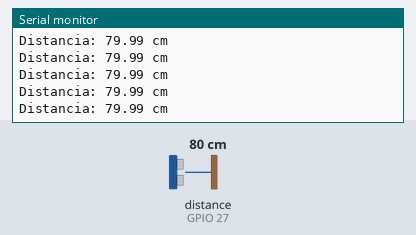
Recording of a sketch running on a simulated ESP32. Shown: the last lines printed to the serial monitor. Wiring (inferred from the names in the program): ultrasonic range finder: trigger GPIO 26; echo GPIO 27. The inputs (shaded band) are chosen by the test bench; at power-on: distance to the obstacle (sensor on GPIO 27) 80 cm. The echo pulse lasts 58.3 µs per cm.

Above: at 1.2 s.
1.3 s: distance to the obstacle (sensor on GPIO 27) set to 2 cm
At 1.41 s:
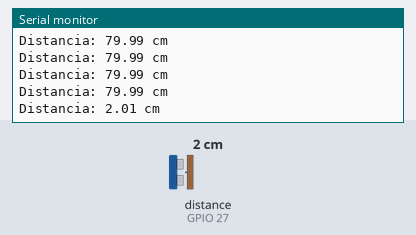
2.8 s: distance to the obstacle (sensor on GPIO 27) set to 4 cm
At 6.42 s:
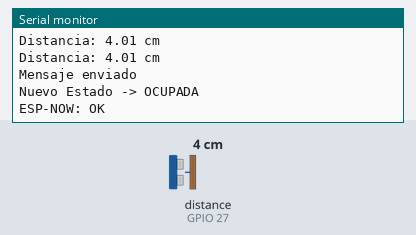
Timing chart, 0 to 7.9 s (numbered marks = the images above; inputs shaded):
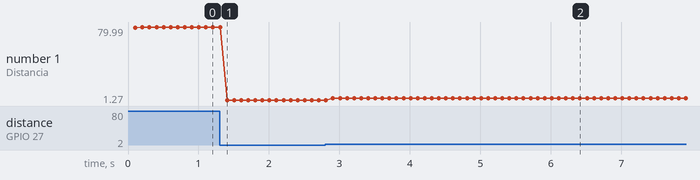

The sketch:

Codigo_Nodo.ino
```cpp
/*
=========================================================
 NODO SENSOR - ESTACIONAMIENTO ECOLÓGICO
 HC-SR04 + FreeRTOS + ESP-NOW
=========================================================
*/

#include <WiFi.h>
#include <esp_now.h>

//==================================================
// Pines HC-SR04
//==================================================
#define TRIG 26
#define ECHO 27

//==================================================
// Parámetros
//==================================================
const float DISTANCIA_OCUPADA = 7.0;
const unsigned long TIEMPO_CONFIRMACION = 5000;

//==================================================
// Dirección MAC del Gateway
//==================================================
uint8_t gatewayMAC[] =
{
  0xE0, 0x8C, 0xFE, 0x5D, 0xCD, 0xB4
};
//==================================================
// Estructura del mensaje
//==================================================
typedef struct
{
  int id;
  bool ocupada;
} Mensaje;

Mensaje datos;

esp_now_peer_info_t peerInfo;

//==================================================
// Variable compartida
//==================================================
volatile float distanciaActual = -1;

// Estado actual de la plaza
bool estadoActual = false;

//==================================================
// Callback de envío
//==================================================
void OnDataSent(const wifi_tx_info_t *info,
                esp_now_send_status_t status)
{

  Serial.print("ESP-NOW: ");

  if (status == ESP_NOW_SEND_SUCCESS)
    Serial.println("OK");
  else
    Serial.println("ERROR");

}

//==================================================
// Medición HC-SR04
//==================================================
float medirDistancia()
{

  digitalWrite(TRIG, LOW);
  delayMicroseconds(3);

  digitalWrite(TRIG, HIGH);
  delayMicroseconds(10);

  digitalWrite(TRIG, LOW);

  long tiempo = pulseIn(ECHO, HIGH, 30000);

  if (tiempo == 0)
    return -1;

  return tiempo * 0.0343 / 2.0;

}

//==================================================
// TAREA SENSOR
//==================================================
void tareaSensor(void *pvParameters)
{

  while (true)
  {

    distanciaActual = medirDistancia();

    vTaskDelay(pdMS_TO_TICKS(100));

  }

}

//==================================================
// TAREA ESTADO
//==================================================
void tareaEstado(void *pvParameters)
{

  bool condicionAnterior = false;

  unsigned long inicioCambio = millis();

  while (true)
  {

    float distancia = distanciaActual;

    if (distancia < 0)
    {
      vTaskDelay(pdMS_TO_TICKS(100));
      continue;
    }

    Serial.print("Distancia: ");
    Serial.print(distancia);
    Serial.println(" cm");

    bool condicionActual = (distancia <= DISTANCIA_OCUPADA);

    // Si cambió la condición reiniciamos contador
    if (condicionActual != condicionAnterior)
    {

      condicionAnterior = condicionActual;
      inicioCambio = millis();

    }

    // Si permaneció estable 5 segundos
    if (millis() - inicioCambio >= TIEMPO_CONFIRMACION)
    {

      if (condicionActual != estadoActual)
      {

        estadoActual = condicionActual;

        datos.id = 2;
        datos.ocupada = estadoActual;

        esp_err_t resultado =
          esp_now_send(gatewayMAC,
                       (uint8_t *)&datos,
                       sizeof(datos));

        if (resultado == ESP_OK)
          Serial.println("Mensaje enviado");
        else
          Serial.println("Error enviando");

        Serial.print("Nuevo Estado -> ");

        if (estadoActual)
          Serial.println("OCUPADA");
        else
          Serial.println("LIBRE");

      }

    }

    vTaskDelay(pdMS_TO_TICKS(100));

  }

}

//==================================================
// SETUP
//==================================================
void setup()
{

  Serial.begin(115200);

  pinMode(TRIG, OUTPUT);
  pinMode(ECHO, INPUT);

  digitalWrite(TRIG, LOW);

  WiFi.mode(WIFI_STA);

  Serial.print("MAC Nodo: ");
  Serial.println(WiFi.macAddress());

  if (esp_now_init() != ESP_OK)
  {

    Serial.println("Error inicializando ESP-NOW");

    while (true);

  }

  esp_now_register_send_cb(OnDataSent);

  memcpy(peerInfo.peer_addr,
         gatewayMAC,
         6);

  peerInfo.channel = 0;
  peerInfo.encrypt = false;

  if (esp_now_add_peer(&peerInfo) != ESP_OK)
  {

    Serial.println("No se pudo registrar el Gateway");

    while (true);

  }

  xTaskCreatePinnedToCore(
      tareaSensor,
      "Sensor",
      4096,
      NULL,
      2,
      NULL,
      1);

  xTaskCreatePinnedToCore(
      tareaEstado,
      "Estado",
      4096,
      NULL,
      1,
      NULL,
      1);

  Serial.println();
  Serial.println("==============================");
  Serial.println("Nodo listo 2");
  Serial.println("==============================");

}

//==================================================
// LOOP
//==================================================
void loop()
{

}
```

Measured:
- after the input at 1.3 s, the serial monitor: prints a new line after 0.11 s (image 1)
- after the input at 2.8 s, the serial monitor: prints a new line after 0.11 s (image 2)
- plotted number 1: 79.99 → 2.01 after the input at 1.3 s, 2.01 → 4.01 after the input at 2.8 s
